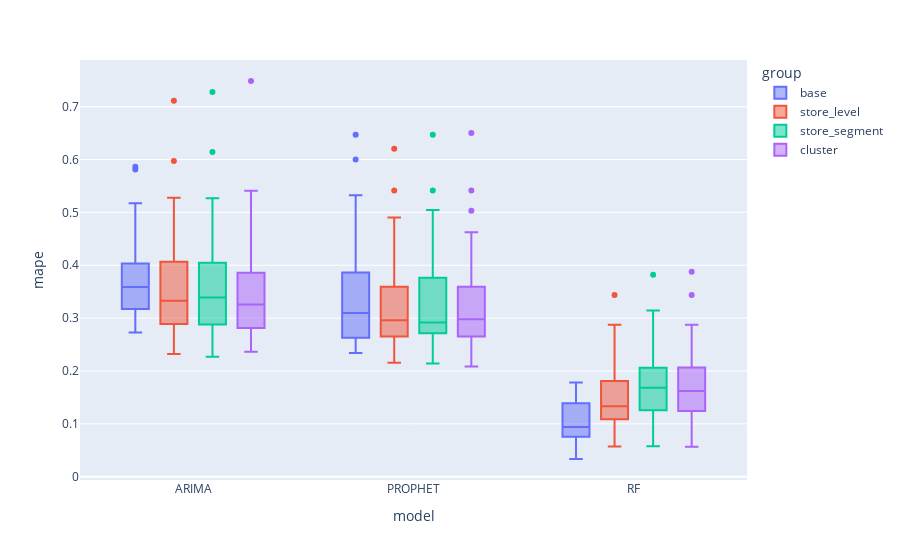

Notebook code cell kept with this figure:
### Code cell
fig = px.box(df, x="model", y="mape", color="group")
fig.update_traces(quartilemethod="exclusive") # or "inclusive", or "linear" by default
fig.show()

### Figure 1 — Plotly figure (JSON) as saved in the notebook; plotly's stock layout.template omitted (floating-point values rounded to 4 significant figures)
{"data": [{"alignmentgroup": "True", "hovertemplate": "group=base<br>model=%{x}<br>mape=%{y}<extra></extra>", "legendgroup": "base", "marker": {"color": "#636efa"}, "name": "base", "notched": false, "offsetgroup": "base", "orientation": "v", "quartilemethod": "exclusive", "showlegend": true, "type": "box", "x": ["ARIMA", "ARIMA", "ARIMA", "ARIMA", "ARIMA", "ARIMA", "ARIMA", "ARIMA", "ARIMA", "ARIMA", "ARIMA", "ARIMA", "ARIMA", "ARIMA", "ARIMA", "ARIMA", "ARIMA", "ARIMA", "ARIMA", "ARIMA", "ARIMA", "ARIMA", "ARIMA", "ARIMA", "ARIMA", "ARIMA", "ARIMA", "ARIMA", "ARIMA", "ARIMA", "ARIMA", "ARIMA", "ARIMA", "ARIMA", "ARIMA", "ARIMA", "ARIMA", "ARIMA", "PROPHET", "PROPHET", "PROPHET", "PROPHET", "PROPHET", "PROPHET", "PROPHET", "PROPHET", "PROPHET", "PROPHET", "PROPHET", "PROPHET", "PROPHET", "PROPHET", "PROPHET", "PROPHET", "PROPHET", "PROPHET", "PROPHET", "PROPHET", "PROPHET", "PROPHET", "PROPHET", "PROPHET", "PROPHET", "PROPHET", "PROPHET", "PROPHET", "PROPHET", "PROPHET", "PROPHET", "PROPHET", "PROPHET", "PROPHET", "PROPHET", "PROPHET", "PROPHET", "PROPHET", "RF", "RF", "RF", "RF", "RF", "RF", "RF", "RF", "RF", "RF", "RF", "RF", "RF", "RF", "RF", "RF", "RF", "RF", "RF", "RF", "RF", "RF", "RF", "RF", "RF", "RF", "RF", "RF", "RF", "RF", "RF", "RF", "RF", "RF", "RF", "RF", "RF", "RF"], "x0": " ", "xaxis": "x", "y": [0.281, 0.3455, 0.363, 0.391, 0.3333, 0.3312, 0.2757, 0.3927, 0.3137, 0.3405, 0.3432, 0.3965, 0.308, 0.3225, 0.3548, 0.3095, 0.35, 0.317, 0.394, 0.2943, 0.2918, 0.5005, 0.2727, 0.4753, 0.3735, 0.5052, 0.2792, 0.3812, 0.5172, 0.46, 0.4035, 0.5865, 0.3865, 0.3625, 0.4077, 0.3525, 0.4655, 0.581, 0.234, 0.309, 0.239, 0.2687, 0.357, 0.272, 0.2563, 0.2645, 0.3135, 0.258, 0.3068, 0.404, 0.26, 0.3555, 0.2502, 0.3142, 0.277, 0.3518, 0.4113, 0.296, 0.295, 0.3862, 0.2615, 0.5323, 0.3938, 0.4625, 0.263, 0.317, 0.3423, 0.4575, 0.2533, 0.647, 0.2895, 0.2485, 0.365, 0.31, 0.4353, 0.6, 0.048, 0.0625, 0.0585, 0.098, 0.1388, 0.0755, 0.07975, 0.1082, 0.0535, 0.0335, 0.074, 0.07525, 0.0785, 0.0805, 0.1505, 0.1655, 0.0455, 0.07975, 0.1138, 0.0845, 0.133, 0.1422, 0.08825, 0.1723, 0.173, 0.1763, 0.09575, 0.08425, 0.08025, 0.09775, 0.06475, 0.1665, 0.09275, 0.1023, 0.1308, 0.1115, 0.174, 0.1782], "y0": " ", "yaxis": "y"}, {"alignmentgroup": "True", "hovertemplate": "group=store_level<br>model=%{x}<br>mape=%{y}<extra></extra>", "legendgroup": "store_level", "marker": {"color": "#EF553B"}, "name": "store_level", "notched": false, "offsetgroup": "store_level", "orientation": "v", "quartilemethod": "exclusive", "showlegend": true, "type": "box", "x": ["ARIMA", "ARIMA", "ARIMA", "ARIMA", "ARIMA", "ARIMA", "ARIMA", "ARIMA", "ARIMA", "ARIMA", "ARIMA", "ARIMA", "ARIMA", "ARIMA", "ARIMA", "ARIMA", "ARIMA", "ARIMA", "ARIMA", "ARIMA", "ARIMA", "ARIMA", "ARIMA", "ARIMA", "ARIMA", "ARIMA", "ARIMA", "ARIMA", "ARIMA", "ARIMA", "ARIMA", "ARIMA", "ARIMA", "ARIMA", "ARIMA", "ARIMA", "ARIMA", "ARIMA", "PROPHET", "PROPHET", "PROPHET", "PROPHET", "PROPHET", "PROPHET", "PROPHET", "PROPHET", "PROPHET", "PROPHET", "PROPHET", "PROPHET", "PROPHET", "PROPHET", "PROPHET", "PROPHET", "PROPHET", "PROPHET", "PROPHET", "PROPHET", "PROPHET", "PROPHET", "PROPHET", "PROPHET", "PROPHET", "PROPHET", "PROPHET", "PROPHET", "PROPHET", "PROPHET", "PROPHET", "PROPHET", "PROPHET", "PROPHET", "PROPHET", "PROPHET", "PROPHET", "PROPHET", "RF", "RF", "RF", "RF", "RF", "RF", "RF", "RF", "RF", "RF", "RF", "RF", "RF", "RF", "RF", "RF", "RF", "RF", "RF", "RF", "RF", "RF", "RF", "RF", "RF", "RF", "RF", "RF", "RF", "RF", "RF", "RF", "RF", "RF", "RF", "RF", "RF", "RF"], "x0": " ", "xaxis": "x", "y": [0.2968, 0.3588, 0.2953, 0.232, 0.3857, 0.3177, 0.269, 0.2958, 0.4065, 0.26, 0.3037, 0.4478, 0.2752, 0.3473, 0.3775, 0.308, 0.3435, 0.2637, 0.2888, 0.2755, 0.2595, 0.4265, 0.2612, 0.304, 0.485, 0.3985, 0.3222, 0.4045, 0.5277, 0.4412, 0.466, 0.2815, 0.3458, 0.4473, 0.7113, 0.3615, 0.3033, 0.5973, 0.2155, 0.2807, 0.3105, 0.2568, 0.2765, 0.287, 0.2407, 0.3097, 0.4005, 0.2315, 0.252, 0.3312, 0.2335, 0.2632, 0.2652, 0.2928, 0.3422, 0.2795, 0.2637, 0.29, 0.4325, 0.2735, 0.2995, 0.2343, 0.3592, 0.3375, 0.276, 0.3862, 0.4902, 0.3888, 0.4625, 0.289, 0.3163, 0.42, 0.6205, 0.3242, 0.2995, 0.5415, 0.08625, 0.1422, 0.174, 0.129, 0.1205, 0.125, 0.0895, 0.204, 0.1628, 0.095, 0.1088, 0.207, 0.06925, 0.2215, 0.126, 0.1335, 0.057, 0.2112, 0.122, 0.109, 0.103, 0.08775, 0.1038, 0.127, 0.3435, 0.101, 0.1335, 0.1855, 0.1668, 0.119, 0.2873, 0.1608, 0.1417, 0.1547, 0.2823, 0.1812, 0.1382, 0.194], "y0": " ", "yaxis": "y"}, {"alignmentgroup": "True", "hovertemplate": "group=store_segment<br>model=%{x}<br>mape=%{y}<extra></extra>", "legendgroup": "store_segment", "marker": {"color": "#00cc96"}, "name": "store_segment", "notched": false, "offsetgroup": "store_segment", "orientation": "v", "quartilemethod": "exclusive", "showlegend": true, "type": "box", "x": ["ARIMA", "ARIMA", "ARIMA", "ARIMA", "ARIMA", "ARIMA", "ARIMA", "ARIMA", "ARIMA", "ARIMA", "ARIMA", "ARIMA", "ARIMA", "ARIMA", "ARIMA", "ARIMA", "ARIMA", "ARIMA", "ARIMA", "ARIMA", "ARIMA", "ARIMA", "ARIMA", "ARIMA", "ARIMA", "ARIMA", "ARIMA", "ARIMA", "ARIMA", "ARIMA", "ARIMA", "ARIMA", "ARIMA", "ARIMA", "ARIMA", "ARIMA", "ARIMA", "ARIMA", "PROPHET", "PROPHET", "PROPHET", "PROPHET", "PROPHET", "PROPHET", "PROPHET", "PROPHET", "PROPHET", "PROPHET", "PROPHET", "PROPHET", "PROPHET", "PROPHET", "PROPHET", "PROPHET", "PROPHET", "PROPHET", "PROPHET", "PROPHET", "PROPHET", "PROPHET", "PROPHET", "PROPHET", "PROPHET", "PROPHET", "PROPHET", "PROPHET", "PROPHET", "PROPHET", "PROPHET", "PROPHET", "PROPHET", "PROPHET", "PROPHET", "PROPHET", "PROPHET", "PROPHET", "RF", "RF", "RF", "RF", "RF", "RF", "RF", "RF", "RF", "RF", "RF", "RF", "RF", "RF", "RF", "RF", "RF", "RF", "RF", "RF", "RF", "RF", "RF", "RF", "RF", "RF", "RF", "RF", "RF", "RF", "RF", "RF", "RF", "RF", "RF", "RF", "RF", "RF"], "x0": " ", "xaxis": "x", "y": [0.3183, 0.3642, 0.2268, 0.39, 0.3302, 0.2928, 0.343, 0.339, 0.3192, 0.3965, 0.253, 0.2725, 0.6142, 0.27, 0.3435, 0.3712, 0.3083, 0.4853, 0.2685, 0.2818, 0.3985, 0.3225, 0.2792, 0.4047, 0.5267, 0.4407, 0.4665, 0.2812, 0.2632, 0.339, 0.4487, 0.431, 0.7275, 0.3653, 0.3057, 0.2878, 0.2998, 0.4147, 0.214, 0.2805, 0.254, 0.2747, 0.2843, 0.2928, 0.2382, 0.3475, 0.2807, 0.3965, 0.2332, 0.2715, 0.5415, 0.2325, 0.265, 0.264, 0.2797, 0.3435, 0.2788, 0.2642, 0.3762, 0.2747, 0.2905, 0.3877, 0.5045, 0.3862, 0.4675, 0.3305, 0.4283, 0.305, 0.426, 0.272, 0.6468, 0.3465, 0.3015, 0.3105, 0.252, 0.3312, 0.0755, 0.146, 0.1258, 0.1422, 0.1123, 0.1362, 0.1013, 0.05775, 0.202, 0.165, 0.0925, 0.1187, 0.1795, 0.1222, 0.2225, 0.1568, 0.1507, 0.2062, 0.1938, 0.144, 0.2157, 0.156, 0.1753, 0.2125, 0.28, 0.2145, 0.3143, 0.1718, 0.1608, 0.201, 0.2788, 0.1207, 0.3822, 0.1865, 0.1925, 0.1715, 0.1023, 0.213], "y0": " ", "yaxis": "y"}, {"alignmentgroup": "True", "hovertemplate": "group=cluster<br>model=%{x}<br>mape=%{y}<extra></extra>", "legendgroup": "cluster", "marker": {"color": "#ab63fa"}, "name": "cluster", "notched": false, "offsetgroup": "cluster", "orientation": "v", "quartilemethod": "exclusive", "showlegend": true, "type": "box", "x": ["ARIMA", "ARIMA", "ARIMA", "ARIMA", "ARIMA", "ARIMA", "ARIMA", "ARIMA", "ARIMA", "ARIMA", "ARIMA", "ARIMA", "ARIMA", "ARIMA", "ARIMA", "ARIMA", "ARIMA", "ARIMA", "ARIMA", "ARIMA", "ARIMA", "ARIMA", "ARIMA", "ARIMA", "ARIMA", "ARIMA", "ARIMA", "ARIMA", "ARIMA", "ARIMA", "ARIMA", "ARIMA", "ARIMA", "ARIMA", "ARIMA", "ARIMA", "ARIMA", "ARIMA", "PROPHET", "PROPHET", "PROPHET", "PROPHET", "PROPHET", "PROPHET", "PROPHET", "PROPHET", "PROPHET", "PROPHET", "PROPHET", "PROPHET", "PROPHET", "PROPHET", "PROPHET", "PROPHET", "PROPHET", "PROPHET", "PROPHET", "PROPHET", "PROPHET", "PROPHET", "PROPHET", "PROPHET", "PROPHET", "PROPHET", "PROPHET", "PROPHET", "PROPHET", "PROPHET", "PROPHET", "PROPHET", "PROPHET", "PROPHET", "PROPHET", "PROPHET", "PROPHET", "PROPHET", "RF", "RF", "RF", "RF", "RF", "RF", "RF", "RF", "RF", "RF", "RF", "RF", "RF", "RF", "RF", "RF", "RF", "RF", "RF", "RF", "RF", "RF", "RF", "RF", "RF", "RF", "RF", "RF", "RF", "RF", "RF", "RF", "RF", "RF", "RF", "RF", "RF", "RF"], "x0": " ", "xaxis": "x", "y": [0.2968, 0.3473, 0.3857, 0.3775, 0.308, 0.2755, 0.5407, 0.281, 0.2595, 0.348, 0.4505, 0.7485, 0.2612, 0.351, 0.2732, 0.2878, 0.2363, 0.326, 0.308, 0.489, 0.2608, 0.331, 0.2812, 0.2805, 0.284, 0.384, 0.3875, 0.3258, 0.438, 0.264, 0.3832, 0.475, 0.2953, 0.3165, 0.3595, 0.3038, 0.4108, 0.5028, 0.2085, 0.2632, 0.3503, 0.2652, 0.2928, 0.29, 0.5032, 0.3292, 0.4325, 0.2965, 0.425, 0.6502, 0.2995, 0.2805, 0.2273, 0.311, 0.254, 0.2843, 0.2343, 0.3592, 0.2382, 0.3475, 0.259, 0.2807, 0.2705, 0.3375, 0.3965, 0.276, 0.3862, 0.2332, 0.3888, 0.4625, 0.2888, 0.252, 0.3218, 0.2993, 0.3312, 0.5415, 0.1547, 0.2343, 0.15, 0.1648, 0.1487, 0.1763, 0.2657, 0.1783, 0.1595, 0.2068, 0.2855, 0.3875, 0.1978, 0.1395, 0.0675, 0.1825, 0.1303, 0.1168, 0.125, 0.3435, 0.1068, 0.0565, 0.224, 0.2035, 0.1222, 0.1078, 0.1688, 0.1318, 0.1968, 0.0965, 0.1242, 0.2873, 0.084, 0.1015, 0.209, 0.136, 0.213, 0.199], "y0": " ", "yaxis": "y"}], "layout": {"boxmode": "group", "legend": {"title": {"text": "group"}, "tracegroupgap": 0}, "margin": {"t": 60}, "xaxis": {"anchor": "y", "domain": [0, 1], "title": {"text": "model"}}, "yaxis": {"anchor": "x", "domain": [0, 1], "title": {"text": "mape"}}}}
